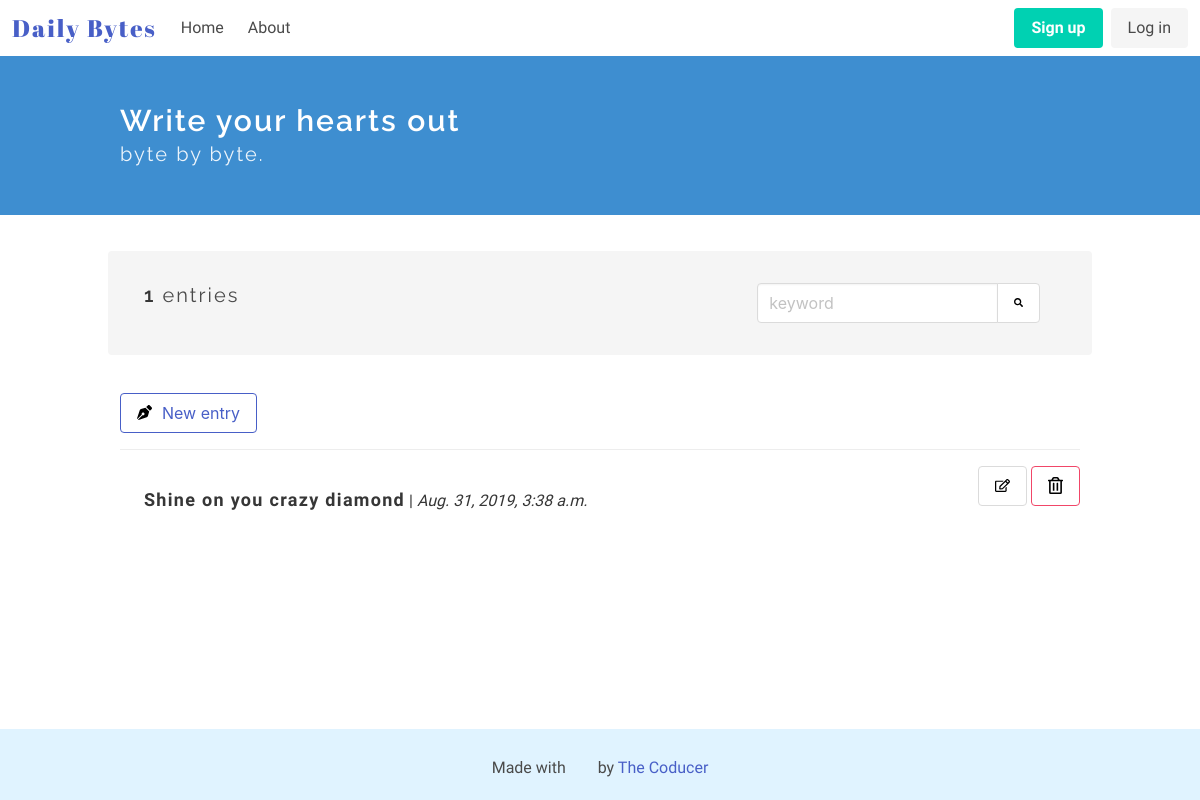
The page / on the database its author committed.
### diary_app/models.py (models this page shows, shortened)
class Entry(models.Model):
    title = models.CharField(max_length=50, default='')
    text = models.TextField()
    date_posted = models.DateTimeField(auto_now_add = True)
    class Meta:
        verbose_name_plural = 'entries'

### diary_app/views.py (the view)
# urls.py: path('', views.index, name = 'home'),
def index(request):
    entries = Entry.objects.order_by('-date_posted') # to set a definite order
    count_entries = Entry.objects.all().count()
    context = {'entries': entries, 'count_entries': count_entries}
    return render(request, 'diary_app/index.html', context)

### diary_app/templates/diary_app/index.html (shortened to what this page needs)
<!DOCTYPE html>
<html lang="en">
<head>
</head>
<body>
    {% extends "./base.html" %}
    {% block content %}
    {% load static %}
    <section class="hero is-info">
        <div class="hero-body">
        <div class="container">
            <h1 class="title">
                Write your hearts out
            </h1>
            <h2 class="subtitle">
                byte by byte.
            </h2>
        </div>
        </div>
    </section>
    <section class="section">
        <div class="container">
            <div class="container my-top-bar">
            <div class="columns notification">
                <div class="column is-two-thirds">
                    <p class="subtitle is-5">
                        {% if count_entries < 1 %}
                            You don't have any entries
                        {% else %}
                            <strong>{{ count_entries }}</strong> entries
                        {% endif %}
                    </p>
                </div>
                <div class="column">
                <div class="field has-addons">
                    <p class="control">
                        <input class="input" type="text" placeholder="keyword">
                    </p>
                    <p class="control">
                        <button class="button">
                            <img src="{% static '/images/search.svg' %}" alt="Add new byte" width=15px height=15px>
                        </button>
                    </p>
                    </div>
                    </div>
                </div>
                </div>
        <article class="media">
            <div class="media-content">
                <div class="content">
                    <a class="button is-link is-outlined" href="{% url 'add' %}"><img src="{% static '/images/pen.svg' %}" alt="Add new byte" width=15px height=15px style="margin-right: 10px;">New entry</a>
                </div>
            </div>
        </article>
        {% for entry in entries %}
        <article class="media">
                <div class="media-content">
                    <a href="/entry/{{entry.id}}">
                    <div class="content notification readmore-div">
                        <p>
                            <strong class="entry-title">{{ entry.title }}</strong> | <i>{{ entry.date_posted }}</i>
                            <br>
                        </p>
                    </div>
                    </a>
                </div>
                <div class="media-right">
                        <a class="button" href="/edit/{{entry.id}}"><img src="{% static '/images/edit.svg' %}" alt="Edit" width=15px height=15px></a>
                        <a class="button is-danger is-outlined" href="/confirmdelete/{{entry.id}}"><img src="{% static '/images/delete.svg' %}" alt="Delete" width=15px height=15px color: red;></a>
                </div>
            </article>
        {% endfor %}
    </div>
    </section>
    {% endblock %}

### diary_app/static/css/main.css (style rules this page uses)
.title { font-size: 30px; }
.title, .subtitle { font-family: 'Raleway', sans-serif; letter-spacing: 2px; }
p { font-family: 'Muli', sans-serif; }
.entry-title { font-family: 'Libre Franklin', sans-serif; font-size: 18px; letter-spacing: 1.3px; }
.my-top-bar { margin-bottom: 50px; }
.section { flex: 1 0 auto; }
body { display: flex; flex-direction: column; height: 100vh; }
.readmore-div { background-color: transparent; color: #363636; }

### rows shown on the page
Entry: title "Shine on you crazy diamond", date_posted "Aug. 31, 2019, 3:38 a.m."

### other values the page prints
{{ count_entries }} "1"
